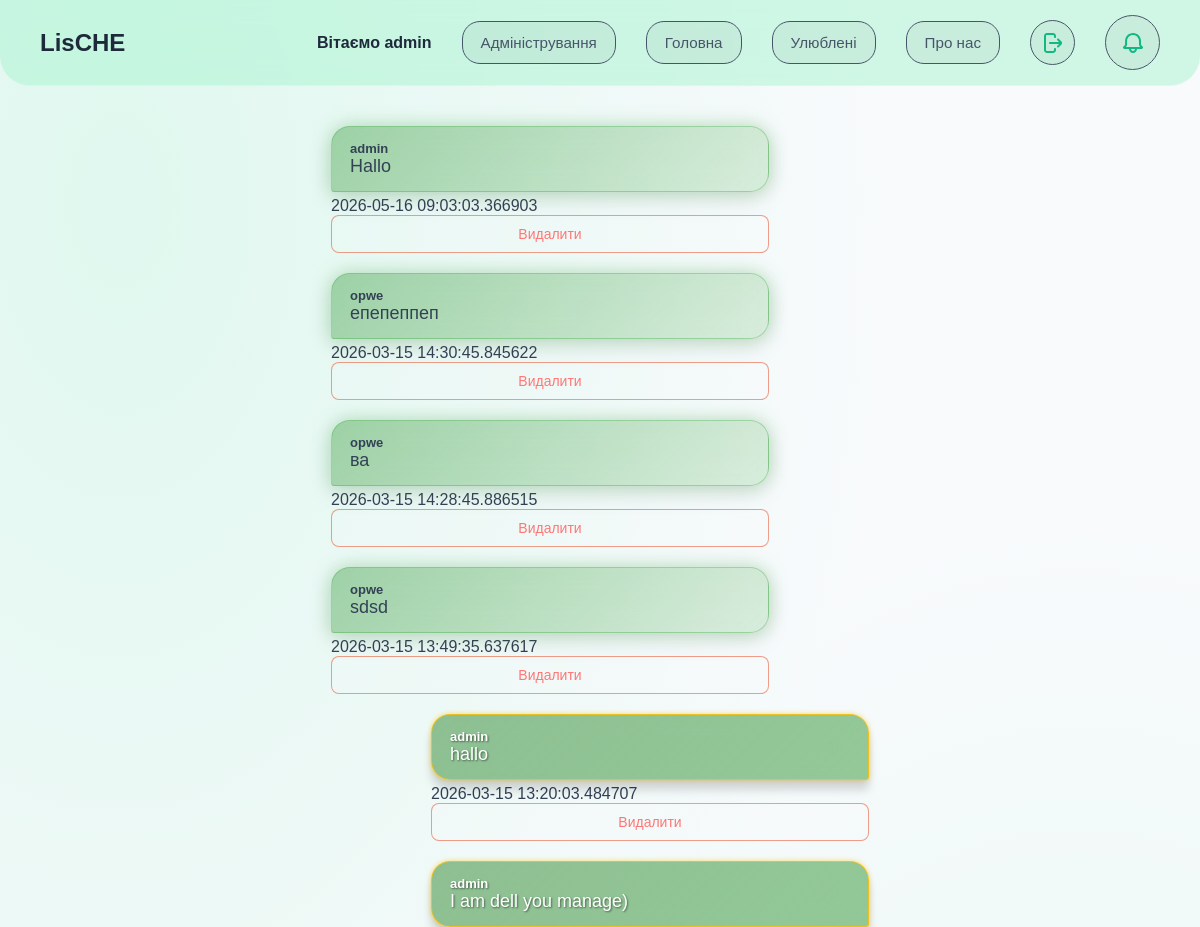
Page /forum (signed in, upper part) on the earlier database version.
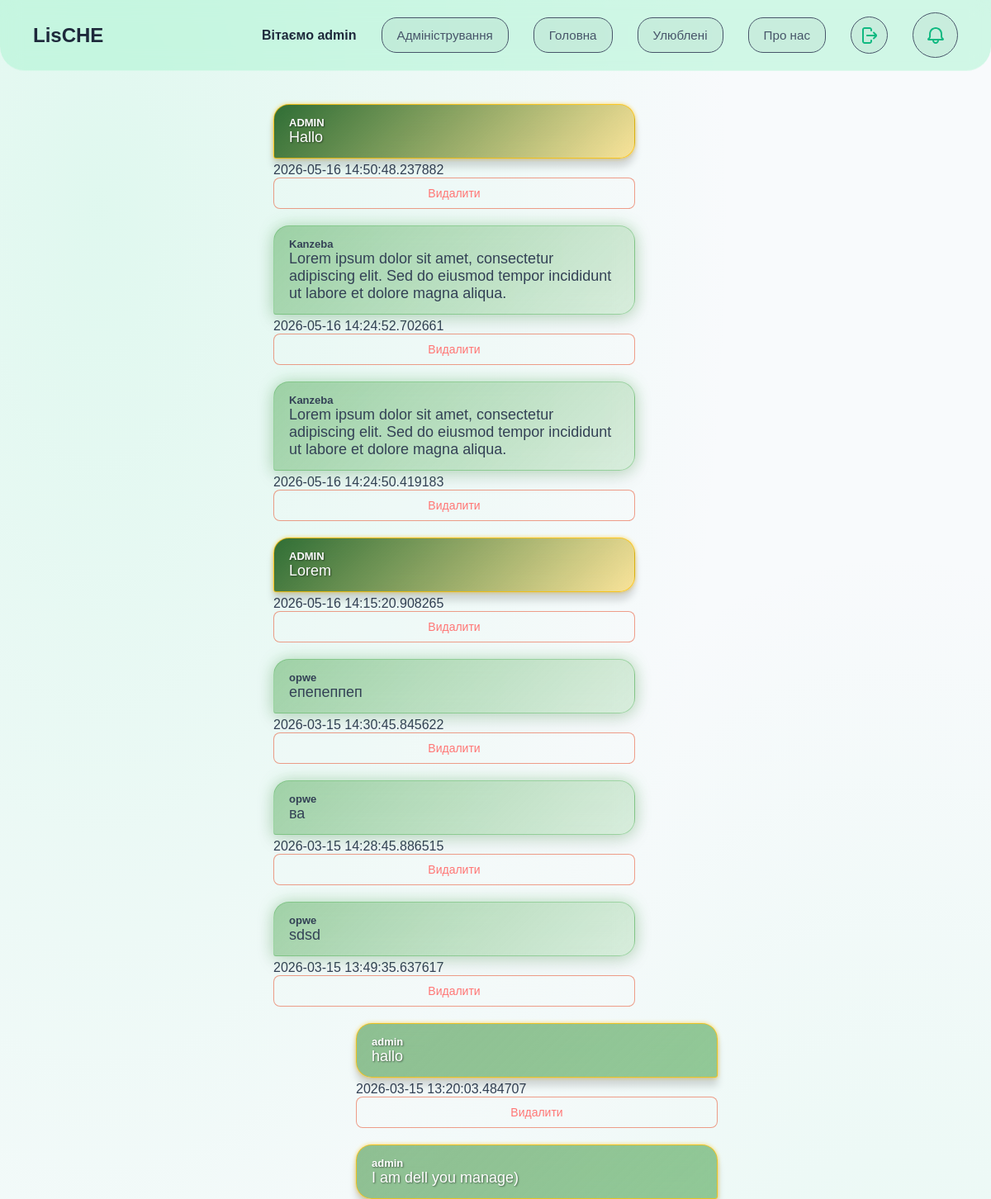
Same page on the later database version.
### DB.py (models this page shows)
class Forum(db.Model):
    id = db.Column(db.Integer, primary_key=True)
    userID = db.Column(db.Integer, db.ForeignKey('user.id'), nullable=False)
    username = db.Column(db.String(150), nullable=False)
    comment = db.Column(db.Text, nullable=False)
    date = db.Column(db.DateTime, nullable=False)
    isAdmin = db.Column(db.Boolean, default=False)

### app.py (the view)
@app.route('/forum', methods=['GET', 'POST'])
@login_required
def forum():
    if request.method == 'POST':
        comment = request.form['comment']
        new_comment = Forum(username=current_user.username, comment=comment, userID=current_user.id, date=datetime.utcnow(), isAdmin=current_user.isAdmin)
        db.session.add(new_comment)
        db.session.commit()
        return redirect('/forum')
    all_comments = Forum.query.order_by(Forum.date.desc()).all()
    commitDb = Comits.query.order_by(Comits.date.desc()).limit(5).all()
    return render_template('forum.html', comments=all_comments, comits=commitDb)

### app.py (called while the page is built)
@login_manager.user_loader
def load_user(user_id):
    return User.query.get(int(user_id))

### templates/forum.html (shortened to what this page needs)
<!DOCTYPE html>
<html lang="en">
<head>
    <link rel="stylesheet" href="{{ url_for('static', filename='styles/commit.css') }}">
    <link rel="stylesheet" href="{{ url_for('static', filename='styles/forum-style.css') }}">
    <link rel="stylesheet" href="{{ url_for('static', filename='styles/btn-style.css') }}">
    <link rel="stylesheet" href="{{ url_for('static', filename='styles/user-favorite-style.css') }}">
</head>
<body>
    <header>
        <h1>LisCHE</h1>
        <div class="header-btn">
            {% if current_user.is_authenticated %}
                <span class="welcome-text">Вітаємо {{ current_user.username }}</span>
                {% if current_user.isAdmin %}
                    <a href="{{ url_for('admin') }}"><button>Адміністрування</button></a>
                {% endif %}
                <a href="{{ url_for('main') }}"><button>Головна</button></a>
                <a href="{{ url_for('favorite') }}"><button>Улюблені</button></a>
                <a href="{{ url_for('about_us') }}"><button>Про нас</button></a>
                <a href="{{ url_for('logout') }}" class="logout-btn">
                </a>
                <button id="open-commit" class="logout-btn" style="width: 55px; height: 55px;">
                </button>
            {% else %}
                <a href="{{ url_for('login') }}"><button>Увійти</button></a>
                <a href="{{ url_for('register') }}"><button>Зареєструватись</button></a>
            {% endif %}
        </div>
    </header>
    <main style="margin-bottom: 100px;">
        {% for comment in comments %}
            {% if comment.userID == current_user.id %}
                <div class="my-message">
                    <div class="{% if comment.isAdmin %}message-admin{% else %}message-user{% endif %} right-masage">
                        <p class="user-name">{{ comment.username }}</p>
                        <p class="massage">{{ comment.comment }}</p>
                    </div>
                    <span class="message-date">{{ comment.date }}</span>
                    {% if current_user.isAdmin %}
                        <form action="{{ url_for('delete_forum_comment', id=comment.id) }}" method="POST">
                            <button class="action-btn delete-btn" type="submit">Видалити</button>
                        </form>
                    {% endif %}
                </div>
            {% else %}
                <div class="not-my-message">
                    <div class="{% if comment.isAdmin %}message-admin{% else %}message-user{% endif %}">
                        <p class="user-name">{{ comment.username }}</p>
                        <p class="massage">{{ comment.comment }}</p>
                    </div>
                    <span class="message-date">{{ comment.date }}</span>
                    {% if current_user.isAdmin %}
                        <form action="{{ url_for('delete_forum_comment', id=comment.id) }}" method="POST">
                            <button class="action-btn delete-btn" type="submit">Видалити</button>
                        </form>
                    {% endif %}
                </div>
            {% endif %}
        {% endfor %}
    </main>
</body>
</html>

Differences in the rows shown:
removed Forum: username "admin", comment "Hallo", date "2026-05-16 09:03:03.366903"
added Forum: username "ADMIN", comment "Hallo", date "2026-05-16 14:50:48.237882", isAdmin True (drawn)
added Forum: username "Kanzeba", comment "Lorem ipsum dolor sit amet, consectetur adipiscing elit. Sed do eiusmod tempor incididunt ut labore et dolore magna aliqua.", date "2026-05-16 14:24:52.702661"
added Forum: username "Kanzeba", comment "Lorem ipsum dolor sit amet, consectetur adipiscing elit. Sed do eiusmod tempor incididunt ut labore et dolore magna aliqua.", date "2026-05-16 14:24:50.419183"
added Forum: username "ADMIN", comment "Lorem", date "2026-05-16 14:15:20.908265", isAdmin True (drawn)
